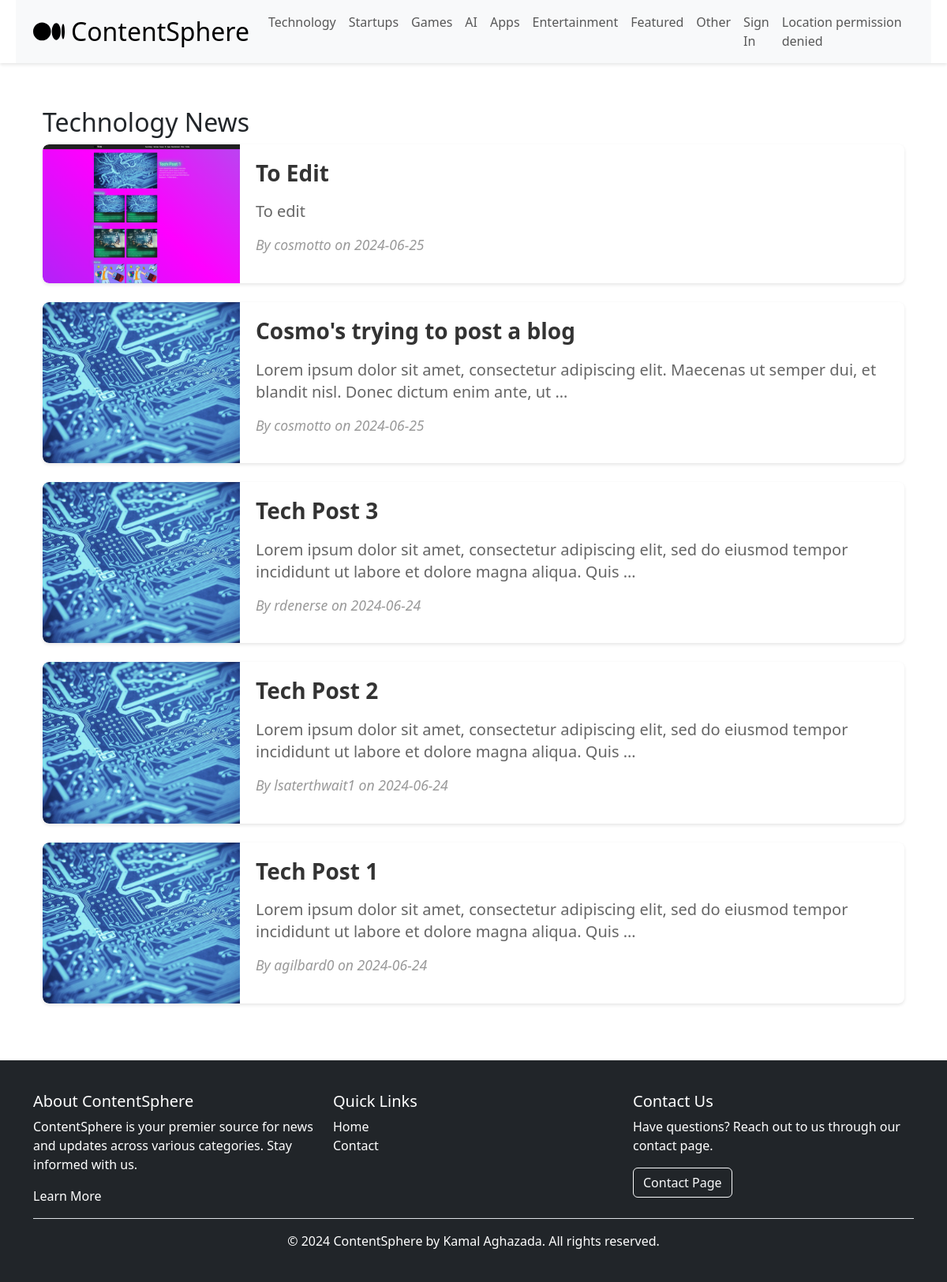
Page /category/TECH/ on the earlier database version.
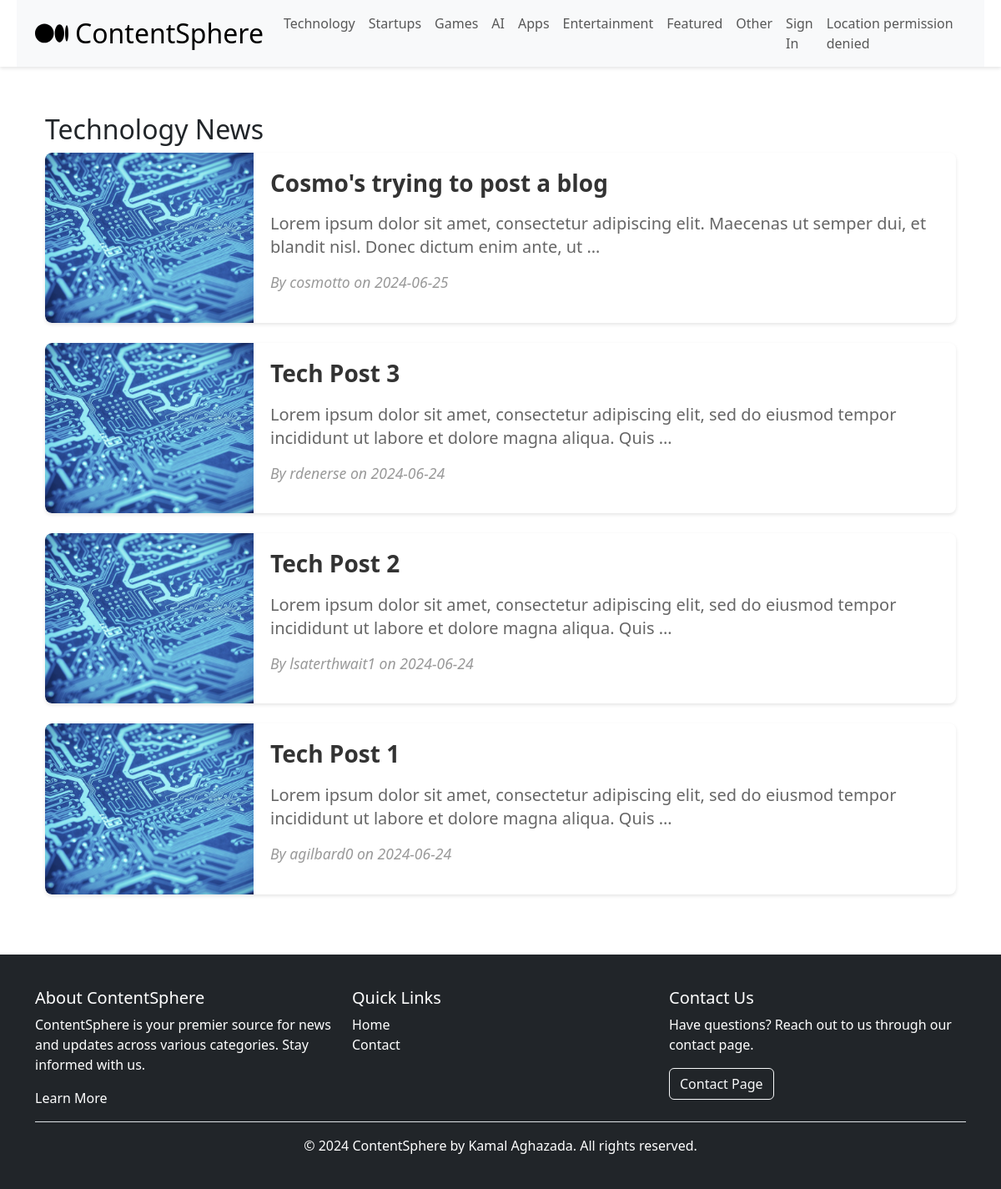
Same page on the later database version.
### blogapp/models.py (models this page shows)
class Post(models.Model):
    title = models.CharField(max_length=150, blank=False, null=False)
    cover_image = models.ImageField(
        upload_to='post_cover_images/', blank=False, null=False)
    contents = models.TextField(blank=False, null=False)
    author = models.ForeignKey(
        settings.AUTH_USER_MODEL, on_delete=models.CASCADE)
    created_at = models.DateTimeField(auto_now_add=True)
    updated_at = models.DateTimeField(auto_now=True)
    published_at = models.DateTimeField(null=True, blank=True)
    class Meta:
        ordering = ['-created_at']

### user/models.py (models this page shows)
class User(AbstractUser):
    email = models.EmailField(unique=True)

### blogapp/views.py (the view)
def category_posts(request, category_code):
    category_name = dict(Category.choices).get(
        category_code, "Unknown Category")
    post_categories = PostCategory.objects.filter(category=category_code)
    posts = [pc.post for pc in post_categories][::-1]
    return render(request, 'blogapp/category_news.html', {'category_name': category_name, 'posts': posts})

### blogapp/context_processor.py (called while the page is built)
def category_choices(request):
    return {'category_choices': Category.choices}

### blogapp/templates/blogapp/category_news.html
{% extends 'blogapp/base.html' %}
{% load static %}
{% block content %}
{% block extra_css %}
<link rel="stylesheet" href="{% static 'css/category_news.css' %}" />
{% endblock %}
<div class="container mt-4">
  <h2>{{ category_name }} News</h2>
  {% for post in posts %}
  <a href="{% url 'post_detail' post.id %}">
  <div class="news-item mb-4">
      <img src="{{ post.cover_image.url }}" alt="{{ post.title }}" />
      <div>
        <h5>{{ post.title }}</h5>
        <p>{{ post.contents|truncatewords:20 }}</p>
        <p>By {{ post.author }} on {{ post.created_at|date:"Y-m-d" }}</p>
      </div>
  </div>
  </a>
  {% endfor %}
</div>
{% endblock %}

### blogapp/templates/blogapp/base.html (shortened to what this page needs)
{% load static %}
<!DOCTYPE html>
<html lang="en">
<head>
    <link href="{% static 'css/normalize.css' %}" rel="stylesheet">
    <link href="{% static 'css/base.css' %}" rel="stylesheet">
    <link href="https://cdn.jsdelivr.net/npm/bootstrap@5.3.3/dist/css/bootstrap.min.css" rel="stylesheet">
</head>
<body>
    <header>
        <nav class="navbar navbar-expand-lg navbar-light bg-light sticky-top">
            <div class="container">
                <a class="navbar-brand d-flex align-items-center" href="/">
                    <img src="{% static 'images/medium-icon.svg' %}" alt="Logo" width="40" height="40">
                    <span class="ms-2 mt-2 h2">ContentSphere</span>
                </a>
                <div class="collapse navbar-collapse" id="navbarNav">
                    <ul class="navbar-nav">
                        {% for code, name in category_choices %}
                                <li class="nav-item"><a class="nav-link" href="{% url 'category_news' code %}">{{ name }}</a></li>
                        {% endfor %}
                        {% if user.is_authenticated %}
                        <li class="nav-item"><a class="nav-link" href="{% url 'profile' %}">Profile</a></li>
                        <li class="nav-item">
                            <a class="btn btn-dark" href="{% url 'logout' %}" role="button">Log Out</a>
                        </li>
                        {% else %}
                        <li class="nav-item"><a class="nav-link" href="#" data-bs-toggle="modal" data-bs-target="#loginModal">Sign In</a></li>
                        {% endif %}
                    </ul>
                </div>
                <div class="navbar-text ms-2" id="weatherDisplay">Loading weather...</div>
            </div>
        </nav>
    </header>
    <main class="main-content container">
        {% block content %}{% endblock content %}
    </main>
    <footer class="footer bg-dark text-white mt-5">
        <div class="container py-4">
            <div class="row">
                <div class="col-md-4 mb-3 mb-md-0">
                    <h5>About ContentSphere</h5>
                    <p>ContentSphere is your premier source for news and updates across various categories. Stay informed with us.</p>
                    <a href="{% url 'about_us' %}" class="text-white">Learn More</a>
                </div>
                <div class="col-md-4 mb-3 mb-md-0">
                    <h5>Quick Links</h5>
                    <ul class="list-unstyled">
                        <li><a href="/" class="text-white">Home</a></li>
                        <li><a href="{% url 'contact' %}" class="text-white">Contact</a></li>
                    </ul>
                </div>
                <div class="col-md-4">
                    <h5>Contact Us</h5>
                    <p>Have questions? Reach out to us through our contact page.</p>
                    <a href="{% url 'contact' %}" class="btn btn-outline-light">Contact Page</a>
                </div>
            </div>
            <div class="border-top pt-3 mt-3">
                <p class="mb-0 text-center">© 2024 ContentSphere by Kamal Aghazada. All rights reserved.</p>
            </div>
        </div>
    </footer>
</body>
</html>

### blogapp/static/css/base.css (style rules this page uses)
html, body { height: 100%; display: flex; flex-direction: column; background-color: #f8f9fa; color: #333; font-family: "Roboto", sans-serif; overflow-x: hidden; margin: 0; padding: 0; }
header { background-color: #fff; box-shadow: 0 2px 4px rgba(0, 0, 0, 0.1); display: flex; justify-content: space-between; align-items: center; padding: 0 20px; }
.navbar { display: flex; align-items: center; justify-content: space-between; width: 100%; }
.main-content { flex-grow: 1; padding-top: 2rem; }
.footer { background-color: #fff; color: #333; padding: 1rem 0; }

### blogapp/static/css/category_news.css (style rules this page uses)
a { text-decoration: none; color: #333; }
.news-item { background-color: #ffffff; box-shadow: 0 2px 4px rgba(0, 0, 0, 0.1); border-radius: 8px; overflow: hidden; display: flex; flex-direction: column; align-items: stretch; margin-bottom: 20px; transition: transform 0.2s ease-in-out, box-shadow 0.2s ease-in-out; }
.news-item img { width: 100%; height: auto; object-fit: cover; border-radius: 8px 8px 0 0; }
.news-item div { padding: 20px; flex-grow: 1; display: flex; flex-direction: column; justify-content: center; }
.news-item h5, .news-item p, .news-item p:last-child { text-align: center; }
.news-item h5 { margin-top: 0; color: #333; font-size: 1.5rem; font-weight: bold; }
.news-item p { color: #666; font-size: 1.1rem; margin-top: 10px; line-height: 1.4; }
.news-item p:last-child { font-style: italic; font-size: 1rem; color: #999; margin-top: auto; }
@media (min-width: 768px) { .news-item { flex-direction: row; } }
@media (min-width: 768px) { .news-item img { width: 250px; border-radius: 8px 0 0 8px; } }
@media (min-width: 768px) { .news-item h5, .news-item p, .news-item p:last-child { text-align: left; } }
@media (min-width: 768px) { .news-item h5 { font-size: 1.75rem; } }
@media (min-width: 768px) { .news-item p { font-size: 1.25rem; } }
@media (min-width: 768px) { .news-item p:last-child { font-size: 1.1rem; } }

Differences in the rows shown:
removed Post: cover_image (picture), title "To Edit", contents "To edit", author "cosmotto", created_at "2024-06-25"
